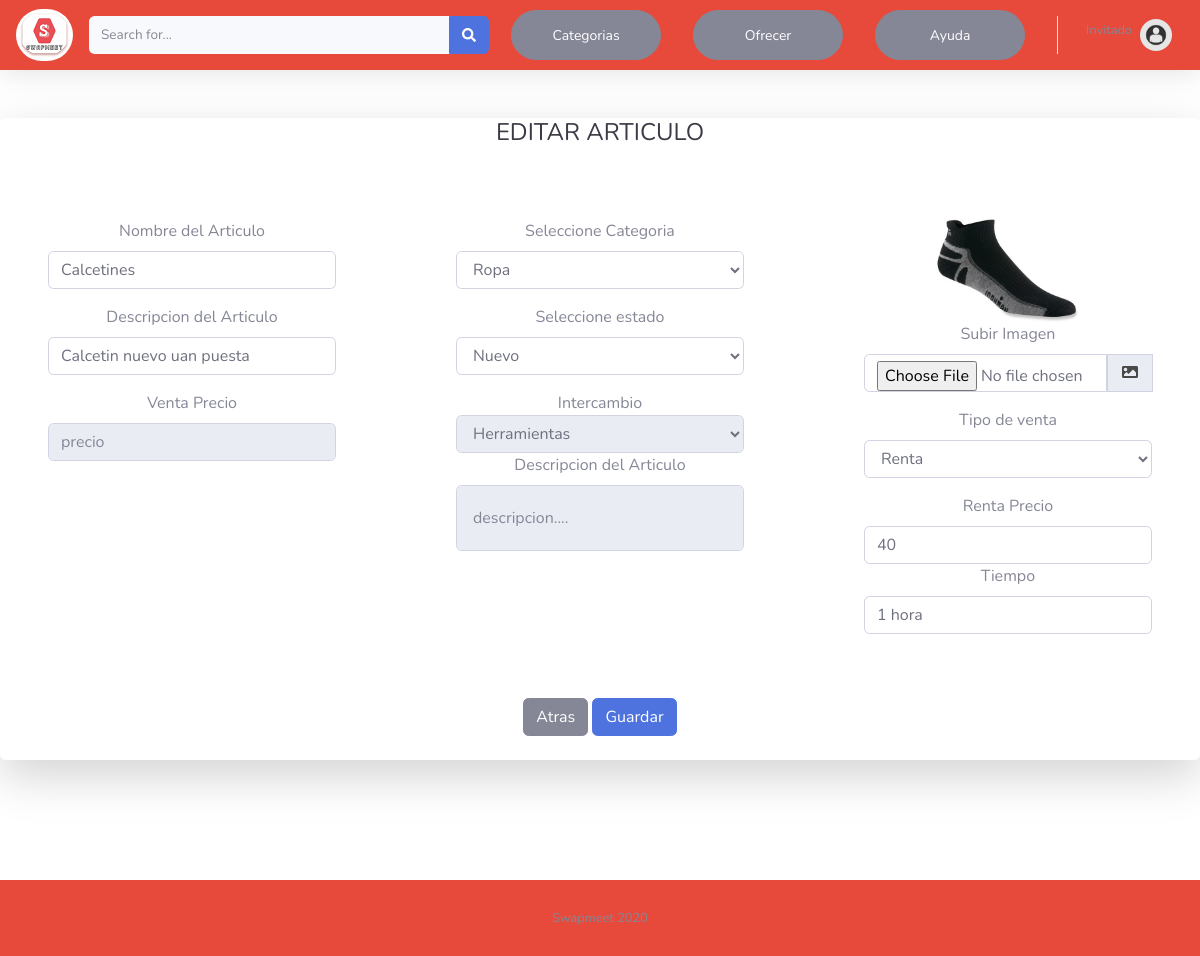
The page /edit_product.php?edit_product=83 on the database its author committed.
### tables this page shows
CREATE TABLE `products_data` (
  `product_id` int(11) NOT NULL,
  `user_id` int(11) DEFAULT NULL,
  `name` varchar(50) NOT NULL,
  `product_description` varchar(50) DEFAULT NULL,
  `change_description` varchar(50) DEFAULT NULL,
  `status` varchar(50) NOT NULL,
  `price_sale` varchar(50) DEFAULT NULL,
  `price_rental` varchar(20) DEFAULT NULL,
  `img` varchar(50) DEFAULT NULL,
  `time_rental` varchar(20) DEFAULT NULL,
  `sale_type` varchar(50) NOT NULL,
  `product_category` varchar(20) NOT NULL,
  `change_category` varchar(20) DEFAULT NULL
);

### edit_product.php (the view, shortened to what this page needs)
<?php
include("conexiondb.php");
?>
<!DOCTYPE html>
<html lang="en">
<head>
    <link href="css/all.min.css" rel="stylesheet" type="text/css">
    <link href="css/sb-admin-2.min.css" rel="stylesheet">
</head>
<body id="page-top">
    <div id="content-wrapper" class="d-flex flex-column">
        <div id="content">
        <nav class="navbar navbar-expand navbar-light bg-danger topbar mb-4 static-top shadow">
          <a href="index.php">
            <img src="img/Slogo_b.png" style="border-radius: 35px;" >
          </a>
        <form action="index.php" method="GET" class="d-none d-sm-inline-block form-inline mr-auto ml-md-3 my-2 my-md-0 mw-100 navbar-search">
            <div class="input-group">
                <input type="text" name="q" class="form-control bg-light border-0 small" placeholder="Search for..." aria-label="Search" aria-describedby="basic-addon2">
                <div class="input-group-append">
                    <button type="submit" class="btn btn-primary" type="button">
                        <i class="fas fa-search fa-sm"></i>
                    </button>
                </div>
            </div>
        </form>
          <ul class="navbar-nav ml-auto">
             <li class="nav-item dropdown no-arrow mx-1">
              <a class="nav-link dropdown-toggle" href="#" id="alertsDropdown" role="button" data-toggle="dropdown" aria-haspopup="true" aria-expanded="false">
                <button type="button" class="btn btn-secondary btn-sm" style="border-radius: 25px;width : 150px; height: 50px">Categorias</button>
              </a>
            </li>
           <li class="nav-item dropdown no-arrow mx-1">
                   <a href="product_register.php" class="nav-link dropdown-toggle">
                      <button  type="button" class="btn btn-secondary btn-sm" style="border-radius: 25px;width : 150px; height: 50px">Ofrecer</button>
                  </a>
              </li>
              <li class="nav-item dropdown no-arrow mx-1">
                   <a href="help_support.php" class="nav-link dropdown-toggle">
                      <button  type="button" class="btn btn-secondary btn-sm" style="border-radius: 25px;width : 150px; height: 50px">Ayuda</button>
                  </a>
              </li>
            <?php
            if (isset($_SESSION['user_id'])) {
                $getUserQuery = 'SELECT first_name, last_name FROM users_data WHERE user_id='.$_SESSION['user_id'];
                $getUser = mysqli_query($conexion, $getUserQuery);
                $user = mysqli_fetch_assoc($getUser);
              ?>
                <li class="nav-item dropdown no-arrow">
                    <a class="nav-link dropdown-toggle" href="#" id="userDropdown" role="button" data-toggle="dropdown" aria-haspopup="true" aria-expanded="false">
                        <span class="mr-2 d-none d-lg-inline text-gray-600 small">
                            <label><?php echo $user['first_name']." ".$user['last_name'];?></label>
                        </span>
                        <img class="img-profile rounded-circle" src="img/user.jpg">
                    </a>
                    <div class="dropdown-menu dropdown-menu-right shadow animated--grow-in" aria-labelledby="userDropdown">
                        <a class="dropdown-item" href="user_profile.php">Visita tu perfil</a>
                        <a class="dropdown-item" href="see_products.php">Mis articulos</a>
                        <a class="dropdown-item" href="see_sales.php">Mis gestiones</a>
                        <a class="dropdown-item" href="product_register.php">Vende o cambia un articulo</a>
                        <a class="dropdown-item" href="cerrarsesion.php">Cerrar sesión</a>
                    </div>
                </li>
            <?php } else { ?>
                       <li class="nav-item dropdown no-arrow">
                    <a class="nav-link dropdown-toggle" href="#" id="userDropdown" role="button" data-toggle="dropdown" aria-haspopup="true" aria-expanded="false">
                        <span class="mr-2 d-none d-lg-inline text-gray-600 small">
                            <label>Invitado</label>
                        </span>
                        <img class="img-profile rounded-circle" src="img/user.jpg">
                    </a>
                </li>
            <?php } ?>
          </ul>
        </nav>
                       <div class="card o-hidden border-0 shadow-lg my-5">
                        <?php
                     $getProductQuery = 'SELECT * FROM products_data WHERE product_id='.$_GET['edit_product'];
                $getProduct = mysqli_query($conexion, $getProductQuery);
                $Product = mysqli_fetch_assoc($getProduct);
                ?>
                            <div class="card-body p-0">
                                <div align="center">
                                        <h1 class="h4 text-gray-900 mb-4">EDITAR ARTICULO</h1>
                              <form id="productEdit" class="user">
                                <div class="row">
                                    <div class="col-lg-4">
                                        <div class="p-5">
                                                <div class="form-group">
                                                     <label>Nombre del Articulo</label>
                                                     <input type="text" class="form-control form-control-registro" name="product_name" id="tbx_nombre" placeholder="nombre" value="<?php echo $Product['name'];?>">
                                                </div>
                                                <div class="form-group">
                                                    <label>Descripcion del Articulo</label>
                                                    <input type="description" class="form-control form-control-registro " name="product_description" id="tbx_descripcion" placeholder="descripcion" value="<?php echo $Product['product_description'];?>">
                                               </div>
                                                <div class="form-group">
                                                    <label class="form-check-label" for="exampleCheck1">Venta</label>
                                                    <label>Precio</label>
                                                    <input type="text" class="form-control" name="price_sale" id="price_sale" placeholder="precio" value="<?php echo $Product['price_sale'];?>">
                                                </div>
                                        </div>
                                    </div>
                                    <div class="col-lg-4">
                                        <div class="p-5">
                                                  <div class="form-group">
                                                         <label>Seleccione Categoria</label>
                                                         <select class="form-control form-control-registro" name="product_category" id="product_category">
                                                            <option <?php if($Product['product_category'] == 'Ropa'){echo 'selected';} ?>>Ropa</option>
                                                         </select>
                                                  </div>
                                                  <div class="form-group">
                                                        <label>Seleccione estado</label>
                                                        <select class="form-control form-control-registro " name="product_status" id="tbx_selec_estado">
                                                            <option <?php if($Product['status'] == 'Nuevo'){echo 'selected';} ?>>Nuevo</option>
                                                        </select>
                                                  </div>
                                                  <div class="form-group">
                                                        <label class="form-check-label" for="exampleCheck1">Intercambio</label>
                                                        <br>
                                                        <select  type="text" class="form-control form-control-registro change_category" name="change_category" id="change_category">
                                                            <option <?php if($Product['change_category'] == 'Herramientas'){echo 'selected';} ?>>Herramientas</option>
                                                        </select>
                                                        <div class="form-group">
                                                            <label>Descripcion del Articulo</label>
                                                            <input type="description" class="form-control form-control-registro" name="change_description" id="change_description" placeholder="descripcion...." value="<?php echo $Product['change_description'];?>" style="padding: 2rem 1rem;">
                                                        </div>
                                                </div>
                                        </div>
                                    </div>
                                    <div class="col-lg-4">
                                        <div class="p-5">
                                                <div class="form-group">
                                                    <div id="preview">
                                                      <?php if($Product['img']){?>
                                                        <img  src="<?php echo $Product['img'];?>">
                                                      <?php } ?>
                                                    </div>
                                                          <label >Subir Imagen</label>
                                                                <div class="input-group mb-2">
                                                                     <input type="file" class="form-control" name="file" id="file" placeholder="C://Imga" value="">
                                                                     <div class="input-group-prepend">
                                                                         <div class="input-group-text">
                                                                             <a href="#" style="color:#4A4949;">
                                                                                    <i class="fa fa-fw fa-image"></i>
                                                                             </a>
                                                                         </div>
                                                                    </div>
                                                                </div>
                                                </div>
                                                <div class="form-group">
                                                    <label>Tipo de venta</label>
                                                    <select class="form-control form-control-registro sale_type" name="sale_type" id="sale_type">
                                                        <option <?php if($Product['sale_type'] == 'Renta'){echo 'selected';} ?>>Renta</option>
                                                    </select>
                                                </div>
                                                <div class="form-group">
                                                        <label class="form-check-label" for="exampleCheck1">Renta</label>
                                                        <label >Precio</label>
                                                        <input type="text" class="form-control" name="price_rental" id="price_rental" placeholder="precio por renta" value="<?php echo $Product['price_rental'];?>">
                                                        <label >Tiempo</label>
                                                        <input type="text" class="form-control" name="time_rental" id="time_rental" placeholder="tiempo de renta" value="<?php echo $Product['time_rental'];?>">
                                                    </div>
                                            </div>
                                        </div>
                                </div>
                                    <a href="see_products.php" class="btn btn-secondary">Atras</a>
                                <button class="btn btn-primary">Guardar</button>
                                   </form>
                                </div>
                                <br>
                          </div>
                        </div>
                 </div>
                      <br>
                      <br>
                       <br>
                      <footer class="sticky-footer bg-danger">
                        <div class="container my-auto">
                          <div class="copyright text-center my-auto">
                            <span>Swapmeet 2020</span>
                          </div>
                        </div>
                      </footer>
            </div>
</body>
</html>

### edit_product.php (style rules this page uses)
#preview img { width: 50%; }

### rows shown on the page
products_data: product_name "Calcetines", product_description "Calcetin nuevo uan puesta", product_category "Ropa", product_status "Nuevo", img (picture), sale_type "Renta", price_rental "40", time_rental "1 hora"
